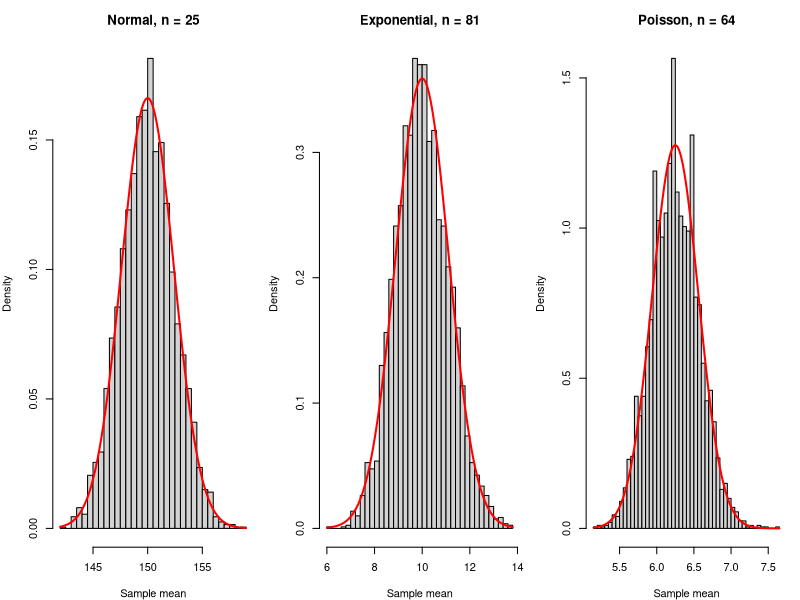
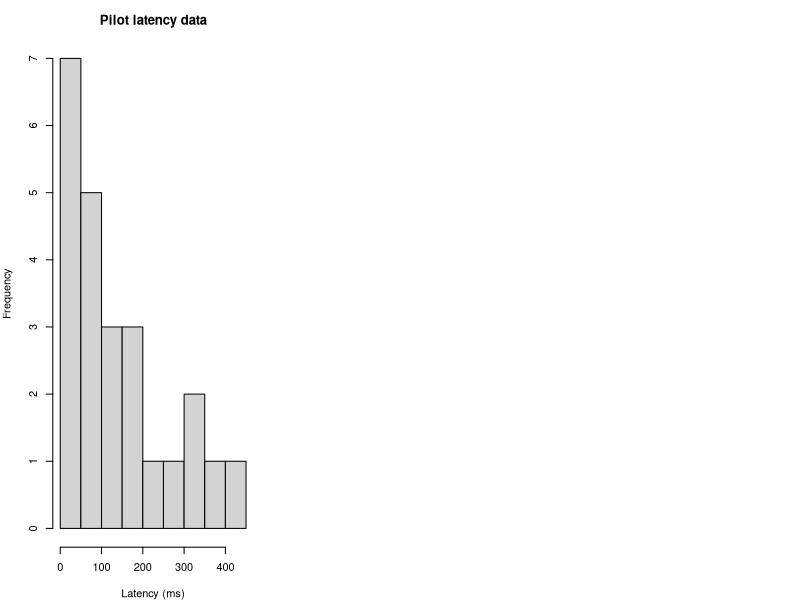

Reproduce these figures in R, in order.
## ---- chunk 1
knitr::opts_chunk$set(
  echo = TRUE,
  message = FALSE,
  warning = FALSE,
  comment = "",
  collapse = TRUE,
  fig.align = "center",
  fig.width = 6.5,
  fig.height = 4,
  fig.retina = 2
)
## ---- chunk 2
# Set a seed so all three simulations are reproducible.
set.seed(390)

# Prepare a one-row, three-column plotting area.
par(mfrow = c(1, 3), mar = c(4, 4, 3, 1))

# Normal population: mean 150, standard deviation 12, sample size 25.
normal_means <- replicate(
  4000,
  mean(rnorm(25, mean = 150, sd = 12))
)
hist(
  normal_means,
  breaks = 35,
  freq = FALSE,
  main = "Normal, n = 25",
  xlab = "Sample mean"
)
curve(dnorm(x, mean = 150, sd = 12 / 5), add = TRUE, col = "red", lwd = 2)

# Exponential population: mean 10, standard deviation 10, sample size 81.
exponential_means <- replicate(
  4000,
  mean(rexp(81, rate = 1 / 10))
)
hist(
  exponential_means,
  breaks = 35,
  freq = FALSE,
  main = "Exponential, n = 81",
  xlab = "Sample mean"
)
curve(dnorm(x, mean = 10, sd = 10 / 9), add = TRUE, col = "red", lwd = 2)

# Poisson population: mean 6.25, standard deviation 2.5, sample size 64.
poisson_means <- replicate(
  4000,
  mean(rpois(64, lambda = 6.25))
)
hist(
  poisson_means,
  breaks = 35,
  freq = FALSE,
  main = "Poisson, n = 64",
  xlab = "Sample mean"
)
curve(dnorm(x, mean = 6.25, sd = 2.5 / 8), add = TRUE, col = "red", lwd = 2)
## ---- chunk 3
# Store the 24 pilot latency measurements (in milliseconds) in a vector.
latency <- c(255.7, 46.4, 94.4, 18.0, 80.7, 40.6, 363.3, 84.4,
             18.8, 8.4, 247.3, 199.6, 186.9, 138.6, 197.9, 31.6,
             64.5, 348.5, 311.9, 125.1, 119.3, 58.0, 420.3, 36.5)

# Plot a histogram to inspect the shape of the pilot data. A strong right
# skew here suggests that the population is not approximately normal.
hist(latency, breaks = 12,
     main = "Pilot latency data",
     xlab = "Latency (ms)")

# Compute the sample mean and sample standard deviation. These estimate the
# population mean and population standard deviation, which we would use to
# describe the center and standard error of the sampling distribution.
mean(latency)
sd(latency)
